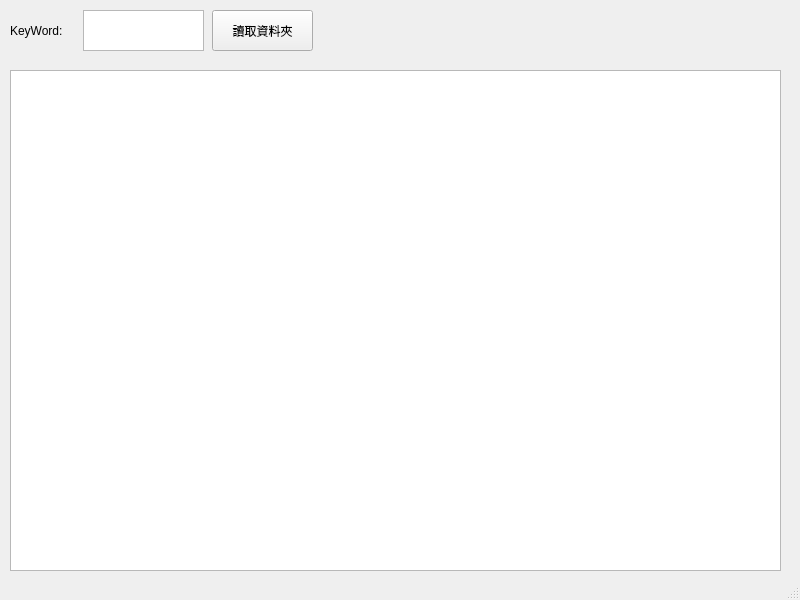
<?xml version="1.0" encoding="UTF-8"?>
<ui version="4.0">
 <class>MainWindow</class>
 <widget class="QMainWindow" name="MainWindow">
  <property name="geometry">
   <rect>
    <x>0</x>
    <y>0</y>
    <width>800</width>
    <height>600</height>
   </rect>
  </property>
  <property name="windowTitle">
   <string>MainWindow</string>
  </property>
  <widget class="QWidget" name="centralwidget">
   <widget class="QLabel" name="label">
    <property name="geometry">
     <rect>
      <x>10</x>
      <y>20</y>
      <width>71</width>
      <height>21</height>
     </rect>
    </property>
    <property name="text">
     <string>KeyWord:</string>
    </property>
   </widget>
   <widget class="QTextEdit" name="textEdit">
    <property name="geometry">
     <rect>
      <x>83</x>
      <y>10</y>
      <width>121</width>
      <height>41</height>
     </rect>
    </property>
   </widget>
   <widget class="QPushButton" name="pushButton">
    <property name="geometry">
     <rect>
      <x>212</x>
      <y>10</y>
      <width>101</width>
      <height>41</height>
     </rect>
    </property>
    <property name="text">
     <string>讀取資料夾</string>
    </property>
   </widget>
   <widget class="QTextBrowser" name="textBrowser">
    <property name="geometry">
     <rect>
      <x>10</x>
      <y>70</y>
      <width>771</width>
      <height>501</height>
     </rect>
    </property>
   </widget>
  </widget>
  <widget class="QMenuBar" name="menubar">
   <property name="geometry">
    <rect>
     <x>0</x>
     <y>0</y>
     <width>800</width>
     <height>25</height>
    </rect>
   </property>
  </widget>
  <widget class="QStatusBar" name="statusbar"/>
 </widget>
 <resources/>
 <connections/>
</ui>
